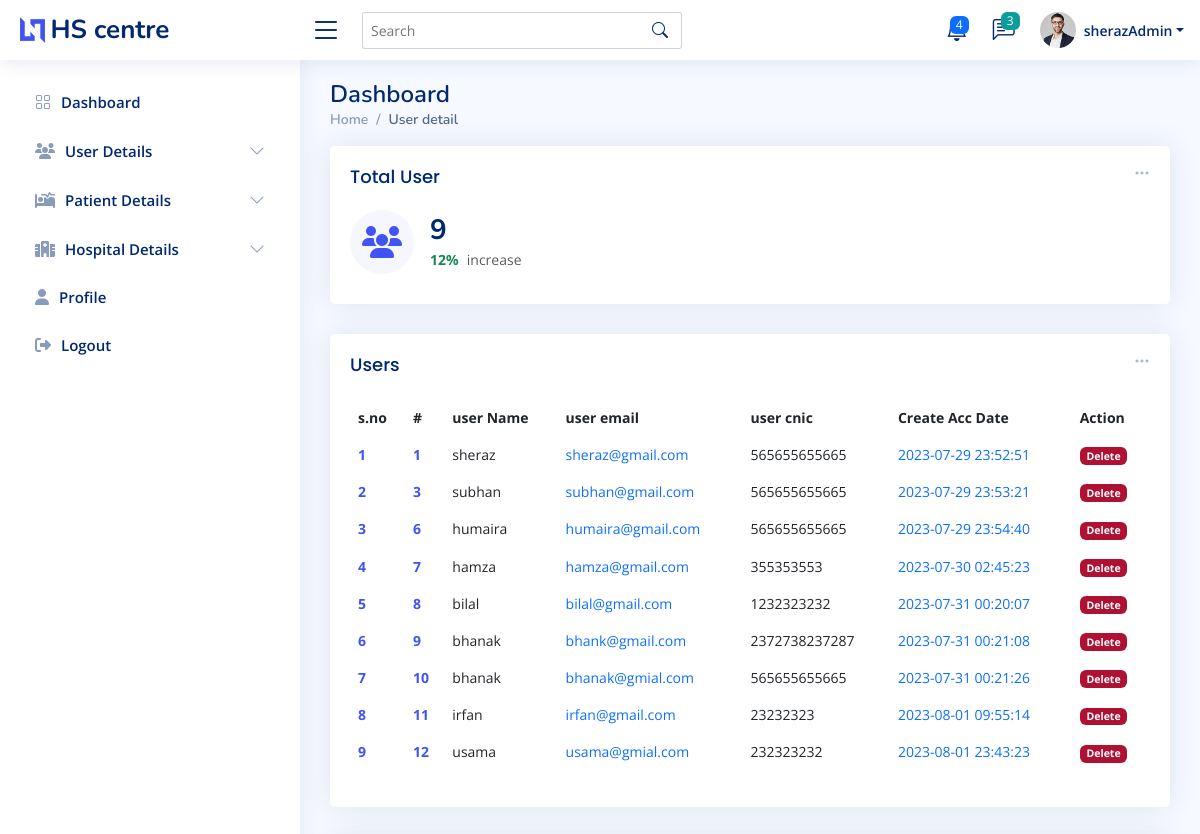
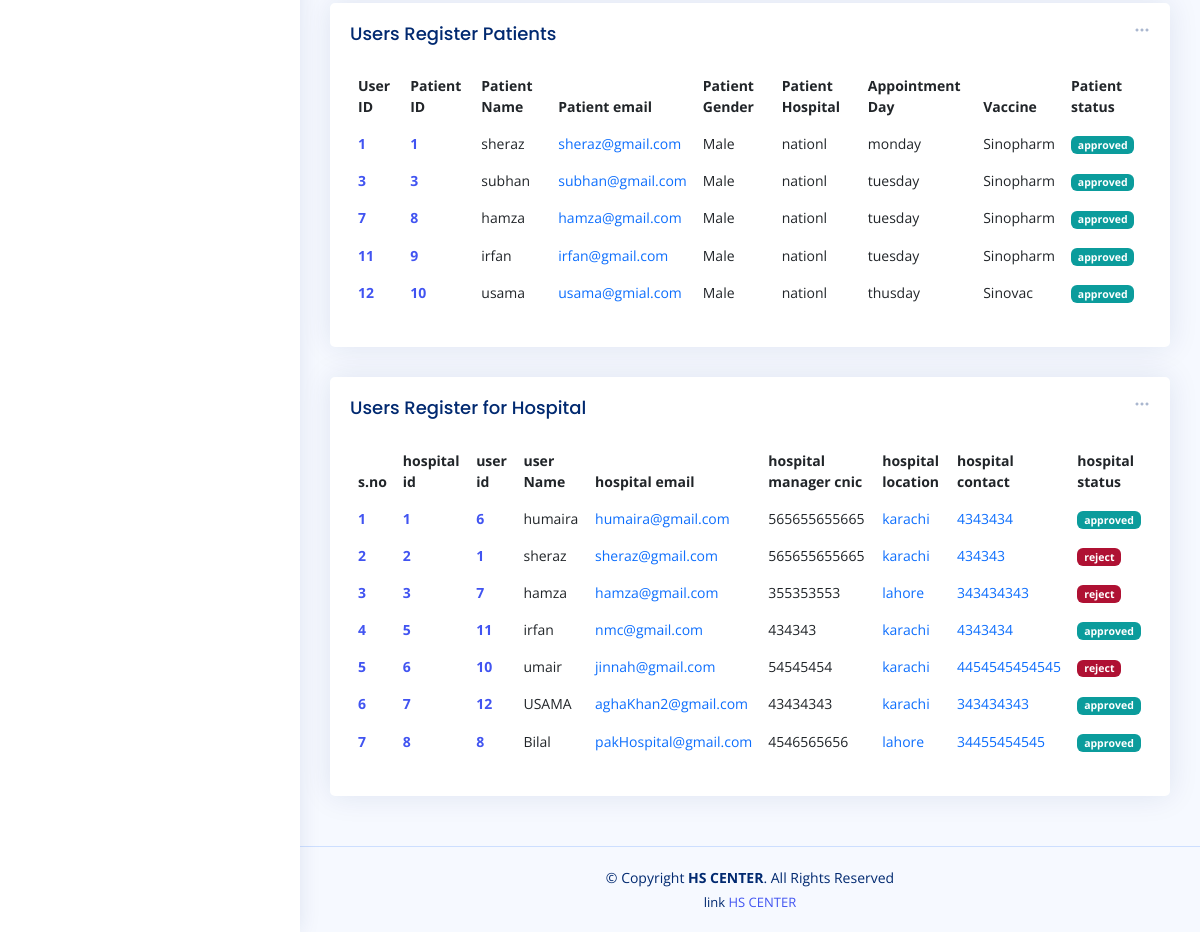
The page /admin_user_detail.php (signed in) on the database its author committed (2 pictures, top to bottom).
### tables this page shows
CREATE TABLE `user` (
  `id` int(11) NOT NULL,
  `name` varchar(255) NOT NULL,
  `email` varchar(255) NOT NULL,
  `cnic` varchar(255) NOT NULL,
  `password` varchar(255) NOT NULL,
  `time` datetime NOT NULL DEFAULT current_timestamp()
);

CREATE TABLE `reg_patient` (
  `patient_id` int(11) NOT NULL,
  `patient_name` varchar(200) NOT NULL,
  `patient_email` varchar(200) NOT NULL,
  `patient_phone` varchar(255) NOT NULL,
  `patient_cnic` varchar(255) NOT NULL,
  `patient_age` varchar(22) NOT NULL,
  `patient_select_hos` varchar(222) NOT NULL,
  `patient_gender` varchar(222) NOT NULL,
  `patient_vacc` varchar(222) NOT NULL,
  `patient_app_day` varchar(222) NOT NULL,
  `patient_status` varchar(222) NOT NULL
);

CREATE TABLE `reg_hospital` (
  `hospital_id` int(11) NOT NULL,
  `hospital_name` varchar(200) NOT NULL,
  `hospital_manager_name` varchar(200) NOT NULL,
  `hospital_email` varchar(200) NOT NULL,
  `hospital_contact` varchar(255) NOT NULL,
  `hospital_location` varchar(222) NOT NULL,
  `hospital_manager_cnic` varchar(222) NOT NULL,
  `hospital_open_time` varchar(222) NOT NULL,
  `hospital_close_time` varchar(222) NOT NULL,
  `user_id` varchar(222) NOT NULL,
  `hospital_status` varchar(222) NOT NULL
);

### admin_user_detail.php (the view, shortened to what this page needs)
<?php
require 'conn.php';
$fetch_userQ = "SELECT * FROM `user`";
$fetch_user = mysqli_query($conn,$fetch_userQ);
$totalUser = mysqli_num_rows($fetch_user);
$fetch_userPatientQ = "SELECT user.id,reg_patient.patient_id,user.name,user.email,reg_patient.patient_gender,reg_patient.patient_select_hos,reg_patient.patient_app_day,reg_patient.patient_vacc,reg_patient.patient_status FROM user JOIN reg_patient WHERE user.name = reg_patient.patient_name AND user.email = reg_patient.patient_email;
";
$fetch_userPatient = mysqli_query($conn,$fetch_userPatientQ);
$totalUserPatient = mysqli_num_rows($fetch_userPatient);
$fetch_HospitalQ = "SELECT * FROM `reg_hospital`";
$fetch_Hospital = mysqli_query($conn,$fetch_HospitalQ);
$totalHospital = mysqli_num_rows($fetch_Hospital);
?>
<!DOCTYPE html>
<html lang="en">
<head>
  <?php require './component/_admin_link.php'?>
</head>
<body>
<?php require './component/_admin_nav.php';?>
  <main id="main" class="main " >
    <div class="pagetitle ">
      <h1>Dashboard</h1>
      <nav>
        <ol class="breadcrumb">
          <li class="breadcrumb-item"><a href="admin-index.php">Home</a></li>
          <li class="breadcrumb-item active">User detail</li>
        </ol>
      </nav>
    </div>
    <section class="section dashboard ">
      <div class="row ">
        <div class="col-lg-12">
          <div class="row ">
            <div class="col-xxl-4 col-md-6  w-100">
              <div class="card info-card sales-card">
                <div class="filter">
                  <a class="icon" href="#" data-bs-toggle="dropdown"><i class="bi bi-three-dots"></i></a>
                </div>
                <div class="card-body">
                  <h5 class="card-title">Total User</h5>
                  <div class="d-flex align-items-center">
                    <div class="card-icon rounded-circle d-flex align-items-center justify-content-center">
                    <i class="fa-solid fa-users"></i>
                    </div>
                    <div class="ps-3">
                      <h6><?=$totalUser?></h6>
                      <span class="text-success small pt-1 fw-bold">12%</span> <span class="text-muted small pt-2 ps-1">increase</span>
                    </div>
                  </div>
                </div>
              </div>
            </div>
            <div class="col-12" >
              <div class="card recent-sales overflow-auto">
                <div class="filter">
                  <a class="icon" href="#" data-bs-toggle="dropdown"><i class="bi bi-three-dots"></i></a>
                </div>
                <div class="card-body">
                  <h5 class="card-title">Users </h5>
                  <table class="table table-borderless datatable" id="dowload_pdf">
                    <thead>
                      <tr>
                        <th scope="col">s.no</th>
                        <th scope="col">#</th>
                        <th scope="col">user Name</th>
                        <th scope="col">user email</th>
                        <th scope="col">user cnic</th>
                        <th scope="col">Create Acc Date</th>
                        <th scope="col">Action</th>
                      </tr>
                    </thead>
                    <tbody>
                    <?php
                    if($totalUser > 0){
                      while($user_data = mysqli_fetch_assoc($fetch_user)){
                        $i+=1;
                          echo '<tr>
                          <th scope="row"><a href="#">'.$i.'</a></th>
                          <th scope="row"><a href="#">'.$user_data['id'].'</a></th>
                          <td>'.$user_data['name'].'</td>
                          <td><a  class="text-primary">'.$user_data['email'].'</a></td>
                          <td>'.$user_data['cnic'].'</td>
                          <td><a  class="text-primary">'.$user_data['time'].'</a></td>
                          <td><a  href="user_del.php?DelId='.$user_data['id'].'" class="badge bg-danger user_delete">Delete</a></td>
                        </tr>';
                        }
                    }
                    ?>
                    </tbody>
                  </table>
                </div>
              </div>
            </div>
<div class="col-12" >
              <div class="card recent-sales overflow-auto">
                <div class="filter">
                  <a class="icon" href="#" data-bs-toggle="dropdown"><i class="bi bi-three-dots"></i></a>
                </div>
                <div class="card-body">
                  <h5 class="card-title">Users Register Patients</h5>
                  <table class="table table-borderless datatable" id="dowload_pdf">
                    <thead>
                      <tr>
                        <th scope="col">User ID</th>
                        <th scope="col">Patient ID</th>
                        <th scope="col">Patient Name</th>
                        <th scope="col">Patient email</th>
                        <th scope="col">Patient Gender</th>
                        <th scope="col">Patient Hospital</th>
                        <th scope="col">Appointment Day</th>
                        <th scope="col">Vaccine</th>
                        <th scope="col">Patient status</th>
                      </tr>
                    </thead>
                    <tbody>
                    <?php
                    if($totalUserPatient > 0){
                      while($userPatient_data = mysqli_fetch_array($fetch_userPatient)){
                        if($userPatient_data['patient_status'] == 'approved'){
                          echo '<tr>
                          <th scope="row"><a href="#">'.$userPatient_data['id'].'</a></th>
                          <th scope="row"><a href="#">'.$userPatient_data['patient_id'].'</a></th>
                          <td>'.$userPatient_data['name'].'</td>
                          <td><a  class="text-primary">'.$userPatient_data['email'].'</a></td>
                          <td>'.$userPatient_data['patient_gender'].'</td>
                          <td>'.$userPatient_data['patient_select_hos'].'</td>
                          <td>'.$userPatient_data['patient_app_day'].'</td>
                          <td>'.$userPatient_data['patient_vacc'].'</td>
                          <td><span class="badge bg-success">'.$userPatient_data['patient_status'].'</span></td>
                        </tr>';
                        }
                        }
                    }
                    ?>
                    </tbody>
                  </table>
                </div>
              </div>
            </div>
            <div class="col-12" >
              <div class="card recent-sales overflow-auto">
                <div class="filter">
                  <a class="icon" href="#" data-bs-toggle="dropdown"><i class="bi bi-three-dots"></i></a>
                </div>
                <div class="card-body">
                  <h5 class="card-title">Users Register for Hospital</h5>
                  <table class="table table-borderless datatable" id="dowload_pdf">
                    <thead>
                      <tr>
                        <th scope="col">s.no</th>
                        <th scope="col">hospital id</th>
                        <th scope="col">user id</th>
                        <th scope="col">user Name</th>
                        <th scope="col">hospital email</th>
                        <th scope="col">hospital manager cnic</th>
                        <th scope="col">hospital location</th>
                        <th scope="col">hospital contact</th>
                        <th scope="col">hospital status</th>
                      </tr>
                    </thead>
                    <tbody>
                    <?php
                    if($totalHospital > 0){
                      while($user_apply_hospital = mysqli_fetch_assoc($fetch_Hospital)){
                        $j+=1;
                        if($user_apply_hospital['hospital_status'] == 'approved'){
                          echo '<tr>
                          <th scope="row"><a href="#">'.$j.'</a></th>
                          <th scope="row"><a href="#">'.$user_apply_hospital['hospital_id'].'</a></th>
                          <th scope="row"><a href="#">'.$user_apply_hospital['user_id'].'</a></th>
                          <td>'.$user_apply_hospital['hospital_manager_name'].'</td>
                          <td><a  class="text-primary">'.$user_apply_hospital['hospital_email'].'</a></td>
                          <td>'.$user_apply_hospital['hospital_manager_cnic'].'</td>
                          <td><a  class="text-primary">'.$user_apply_hospital['hospital_location'].'</a></td>
                          <td><a  class="text-primary">'.$user_apply_hospital['hospital_contact'].'</a></td>
                          <td><span class="badge bg-success">'.$user_apply_hospital['hospital_status'].'</span></td>
                        </tr>';
                        }
                        if($user_apply_hospital['hospital_status'] == 'reject'){
                          echo '<tr>
                          <th scope="row"><a href="#">'.$j.'</a></th>
                          <th scope="row"><a href="#">'.$user_apply_hospital['hospital_id'].'</a></th>
                          <th scope="row"><a href="#">'.$user_apply_hospital['user_id'].'</a></th>
                          <td>'.$user_apply_hospital['hospital_manager_name'].'</td>
                          <td><a  class="text-primary">'.$user_apply_hospital['hospital_email'].'</a></td>
                          <td>'.$user_apply_hospital['hospital_manager_cnic'].'</td>
                          <td><a  class="text-primary">'.$user_apply_hospital['hospital_location'].'</a></td>
                          <td><a  class="text-primary">'.$user_apply_hospital['hospital_contact'].'</a></td>
                          <td><span class="badge bg-danger">'.$user_apply_hospital['hospital_status'].'</span></td>
                        </tr>';
                        }
                        }
                    }
                    ?>
                    </tbody>
                  </table>
                </div>
              </div>
            </div>
          </div>
        </div>
      </div>
    </section>
  </main>
  <?php require './component/_admin_footer.php'?>
</body>
</html>

### assets_admin/css/style.css (style rules this page uses)
:root { scroll-behavior: smooth; }
body { font-family: "Open Sans", sans-serif; background: #f6f9ff; color: #444444; }
a { color: #4154f1; text-decoration: none; }
h1, h2, h3, h4, h5, h6 { font-family: "Nunito", sans-serif; }
#main { margin-top: 60px; padding: 20px 30px; transition: all 0.3s; }
.pagetitle { margin-bottom: 10px; }
.pagetitle h1 { font-size: 24px; margin-bottom: 0; font-weight: 600; color: #012970; }
.card { margin-bottom: 30px; border: none; border-radius: 5px; box-shadow: 0px 0 30px rgba(1, 41, 112, 0.1); }
.card-title { padding: 20px 0 15px 0; font-size: 18px; font-weight: 500; color: #012970; font-family: "Poppins", sans-serif; }
.card-body { padding: 0 20px 20px 20px; }
.breadcrumb { font-size: 14px; font-family: "Nunito", sans-serif; color: #899bbd; font-weight: 600; }
.breadcrumb a { color: #899bbd; transition: 0.3s; }
.breadcrumb .breadcrumb-item::before { color: #899bbd; }
.breadcrumb .active { color: #51678f; font-weight: 600; }
@media (min-width: 1200px) { #main, #footer { margin-left: 300px; } }
.dashboard .filter { position: absolute; right: 0px; top: 15px; }
.dashboard .filter .icon { color: #aab7cf; padding-right: 20px; padding-bottom: 5px; transition: 0.3s; font-size: 16px; }
.dashboard .info-card { padding-bottom: 10px; }
.dashboard .info-card h6 { font-size: 28px; color: #012970; font-weight: 700; margin: 0; padding: 0; }
.dashboard .card-icon { font-size: 32px; line-height: 0; width: 64px; height: 64px; flex-shrink: 0; flex-grow: 0; }
.dashboard .sales-card .card-icon { color: #4154f1; background: #f6f6fe; }
.dashboard .recent-sales { font-size: 14px; }
.dashboard .recent-sales .table thead { background: #f6f6fe; }
.dashboard .recent-sales .table thead th { border: 0; }

### component/_admin_nav.php (style rules this page uses)
.bg-success { background-color: rgb(11, 156, 156) !important; }
.bg-danger { background-color: rgb(175, 17, 51) !important; }

### rows shown on the page
user: id "1", name "sheraz", email "sheraz@gmail.com", cnic "565655655665", time "2023-07-29 23:52:51", reg_patient.patient_id "1", reg_patient.patient_gender "Male", reg_patient.patient_select_hos "nationl", reg_patient.patient_app_day "monday", reg_patient.patient_vacc "Sinopharm", reg_patient.patient_status "approved"
user: id "3", name "subhan", email "subhan@gmail.com", cnic "565655655665", time "2023-07-29 23:53:21", reg_patient.patient_id "3", reg_patient.patient_gender "Male", reg_patient.patient_select_hos "nationl", reg_patient.patient_app_day "tuesday", reg_patient.patient_vacc "Sinopharm", reg_patient.patient_status "approved"
user: id "6", name "humaira", email "humaira@gmail.com", cnic "565655655665", time "2023-07-29 23:54:40"
user: id "7", name "hamza", email "hamza@gmail.com", cnic "355353553", time "2023-07-30 02:45:23", reg_patient.patient_id "8", reg_patient.patient_gender "Male", reg_patient.patient_select_hos "nationl", reg_patient.patient_app_day "tuesday", reg_patient.patient_vacc "Sinopharm", reg_patient.patient_status "approved"
user: id "8", name "bilal", email "bilal@gmail.com", cnic "1232323232", time "2023-07-31 00:20:07"
user: id "9", name "bhanak", email "bhank@gmail.com", cnic "2372738237287", time "2023-07-31 00:21:08"
user: id "10", name "bhanak", email "bhanak@gmial.com", cnic "565655655665", time "2023-07-31 00:21:26"
user: id "11", name "irfan", email "irfan@gmail.com", cnic "23232323", time "2023-08-01 09:55:14", reg_patient.patient_id "9", reg_patient.patient_gender "Male", reg_patient.patient_select_hos "nationl", reg_patient.patient_app_day "tuesday", reg_patient.patient_vacc "Sinopharm", reg_patient.patient_status "approved"
user: id "12", name "usama", email "usama@gmial.com", cnic "232323232", time "2023-08-01 23:43:23", reg_patient.patient_id "10", reg_patient.patient_gender "Male", reg_patient.patient_select_hos "nationl", reg_patient.patient_app_day "thusday", reg_patient.patient_vacc "Sinovac", reg_patient.patient_status "approved"
reg_hospital: hospital_id "1", user "6", hospital_manager_name "humaira", hospital_email "humaira@gmail.com", hospital_manager_cnic "565655655665", hospital_location "karachi", hospital_contact "4343434", hospital_status "approved"
reg_hospital: hospital_id "2", user "1", hospital_manager_name "sheraz", hospital_email "sheraz@gmail.com", hospital_manager_cnic "565655655665", hospital_location "karachi", hospital_contact "434343", hospital_status "reject"
reg_hospital: hospital_id "3", user "7", hospital_manager_name "hamza", hospital_email "hamza@gmail.com", hospital_manager_cnic "355353553", hospital_location "lahore", hospital_contact "343434343", hospital_status "reject"
reg_hospital: hospital_id "5", user "11", hospital_manager_name "irfan", hospital_email "nmc@gmail.com", hospital_manager_cnic "434343", hospital_location "karachi", hospital_contact "4343434", hospital_status "approved"
reg_hospital: hospital_id "6", user "10", hospital_manager_name "umair", hospital_email "jinnah@gmail.com", hospital_manager_cnic "54545454", hospital_location "karachi", hospital_contact "4454545454545", hospital_status "reject"
reg_hospital: hospital_id "7", user "12", hospital_manager_name "USAMA", hospital_email "aghaKhan2@gmail.com", hospital_manager_cnic "43434343", hospital_location "karachi", hospital_contact "343434343", hospital_status "approved"
reg_hospital: hospital_id "8", user "8", hospital_manager_name "Bilal", hospital_email "pakHospital@gmail.com", hospital_manager_cnic "4546565656", hospital_location "lahore", hospital_contact "34455454545", hospital_status "approved"

### other values the page prints
$_SESSION['admin_name'] "sherazAdmin"
$totalUser "9"
